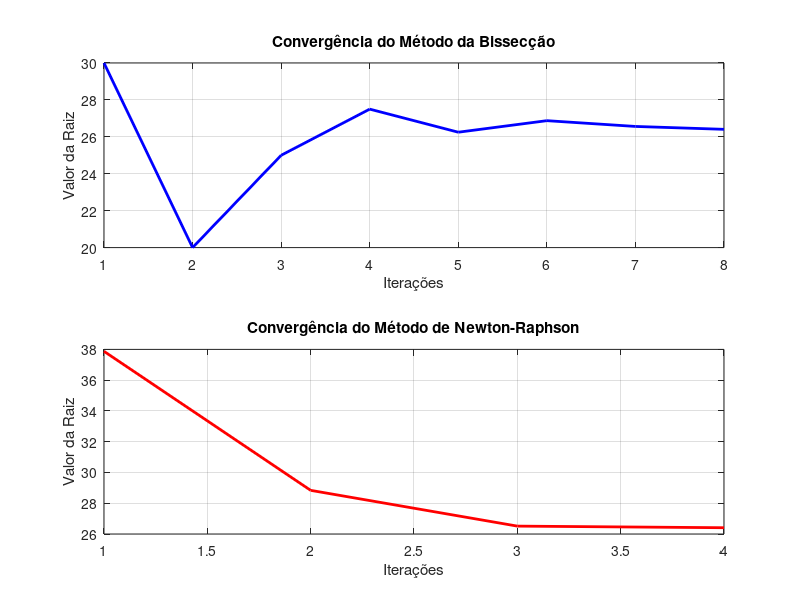

This figure's MATLAB source:
function lista5Questao5()
    % Definindo constantes
    g = 9.81;
    u = 1800;
    mi = 160000;
    q = 2600;
    v = 750;

    % Executar o método da Bissecção
    fprintf("Método da Bissecção:\n");
    [rootBisseccao, itBisseccao, valoresBisseccao] = metodoBisseccao(u, mi, q, g, v);

    % Executar o método de Newton-Raphson
    fprintf("\nMétodo de Newton-Raphson:\n");
    [rootNewtonRaphson, itNewtonRaphson, valoresNewtonRaphson] = metodoNewtonRaphson(u, mi, q, g, v);

    % Criar tabela comparativa
    criar_tabela(itBisseccao, rootBisseccao, itNewtonRaphson, rootNewtonRaphson);

    % Criar gráficos de convergência
    criar_graficos(itBisseccao, valoresBisseccao, itNewtonRaphson, valoresNewtonRaphson);
endfunction

function [r, it, valores] = metodoBisseccao(u, mi, q, g, v)
    f = @(t) u * log(mi / (mi - q * t)) - g * t - v;

    a = 10;
    b = 50;

    % Define a tolerância para o erro absoluto
    Es = 1; % Tolerância em porcentagem
    Ea = Inf; % Erro absoluto inicial
    r = inf; % Valor inicial de r como infinito
    valores = []; % Armazena os valores de r

    % Verifica se há mudança de sinal no intervalo [a, b]
    if (f(a) * f(b) > 0)
        disp("Erro: não há mudança de sinal!");
        r = NaN; % Indica falha
        return;
    else
        it = 1; % Inicializa o contador de iterações
        n = 20; % Define o número máximo de iterações

        % Loop do método da Bissecção
        while (it <= n)
            rPrevio = r; % Armazena o valor anterior de r
            r = (a + b) / 2; % Calcula o ponto médio
            valores = [valores; r]; % Armazena o valor atual

            % Exibe os valores da iteração atual
            if it > 1
                Ea = calcularErroEstimativa(r, rPrevio); % Calcula o erro absoluto
            else
                Ea = Inf; % Na primeira iteração, o erro é infinito
            end

            fprintf('Iteração %d: a = %f, b = %f, r = %f, f(r) = %f, Aproximado = %f\n', ...
                    it, a, b, r, f(r), Ea);

            % Verifica se o erro é menor ou igual à tolerância
            if (Ea <= Es)
                fprintf("Raiz encontrada: %f\n", r);
                return; % Sai do loop
            end

            it = it + 1; % Incrementa o contador de iterações

            % Atualiza o intervalo [a, b] com base no valor de f(r)
            if (f(a) * f(r) < 0)
                b = r; % Se houver mudança de sinal, atualiza o limite superior
            else
                a = r; % Caso contrário, atualiza o limite inferior
            end
        endwhile

        % Se o número máximo de iterações for atingido sem encontrar a raiz
        if it > n
            fprintf("Método falhou em %d iterações\n", it);
            r = NaN; % Indica falha
        end
    end
endfunction

function [r, it, valores] = metodoNewtonRaphson(u, mi, q, g, v)
    f = @(t) u * log(mi / (mi - q * t)) - g * t - v;
    df = @(t) (u * q / (mi - q * t)) - g; % Derivada da função

    x = 50; % Valor inicial para t
    it = 0; % Inicializa o contador de iterações
    N = 20; % Define o número máximo de iterações
    Ea = Inf; % Erro absoluto inicial
    valores = []; % Armazena os valores de r

    while (it < N)
        xProx = x - f(x) / df(x); % Cálculo do próximo valor
        valores = [valores; xProx]; % Armazena o novo valor de r

        fprintf('Iteração %d: xr = %f, f(x) = %f\n', it + 1, x, f(x));

        Ea = calcularErroEstimativa(xProx, x);

        if (Ea < 1) % Define a tolerância de 1%
            fprintf("Iterações %d: Raiz encontrada: %f\n", it + 1, xProx);
            r = xProx; % A raiz encontrada
            return; % Sai do loop
        end

        x = xProx; % Atualiza x para a próxima iteração
        it = it + 1; % Incrementa o contador de iterações
    endwhile

    % Se o número máximo de iterações for atingido sem encontrar a raiz
    fprintf("Método falhou em %d iterações\n", it);
    r = NaN; % Indica falha
endfunction

% Função para calcular o erro absoluto
function Ea = calcularErroEstimativa(resultadoAtual, resultadoPrev)
    if resultadoPrev == Inf
        Ea = Inf; % Se o valor anterior for infinito, o erro é infinito
    else
        Ea = abs((resultadoAtual - resultadoPrev) / resultadoAtual) * 100; % Calcula o erro percentual
    end
endfunction

function criar_tabela(itBisseccao, rootBisseccao, itNewtonRaphson, rootNewtonRaphson)
    fprintf("\nTabela Comparativa:\n");
    fprintf("%-20s %-20s %-20s\n", "Método", "Número de Iterações", "Resultado Final");
    fprintf("%-20s %-20d %-20f\n", "Bissecção", itBisseccao, rootBisseccao);
    fprintf("%-20s %-20d %-20f\n", "Newton-Raphson", itNewtonRaphson, rootNewtonRaphson);
endfunction

function criar_graficos(itBisseccao, valoresBisseccao, itNewtonRaphson, valoresNewtonRaphson)
    figure;

    % Gráfico para Bissecção
    subplot(2, 1, 1);
    plot(1:length(valoresBisseccao), valoresBisseccao, 'b-', 'LineWidth', 2);
    title('Convergência do Método da Bissecção');
    xlabel('Iterações');
    ylabel('Valor da Raiz');
    grid on;

    % Gráfico para Newton-Raphson
    subplot(2, 1, 2);
    plot(1:length(valoresNewtonRaphson), valoresNewtonRaphson, 'r-', 'LineWidth', 2);
    title('Convergência do Método de Newton-Raphson');
    xlabel('Iterações');
    ylabel('Valor da Raiz');
    grid on;

    % Salvar gráficos
    saveas(gcf, 'convergencia_metodos_bisseccao_newton_raphson.png');
endfunction

% Chama a função principal
lista5Questao5();
